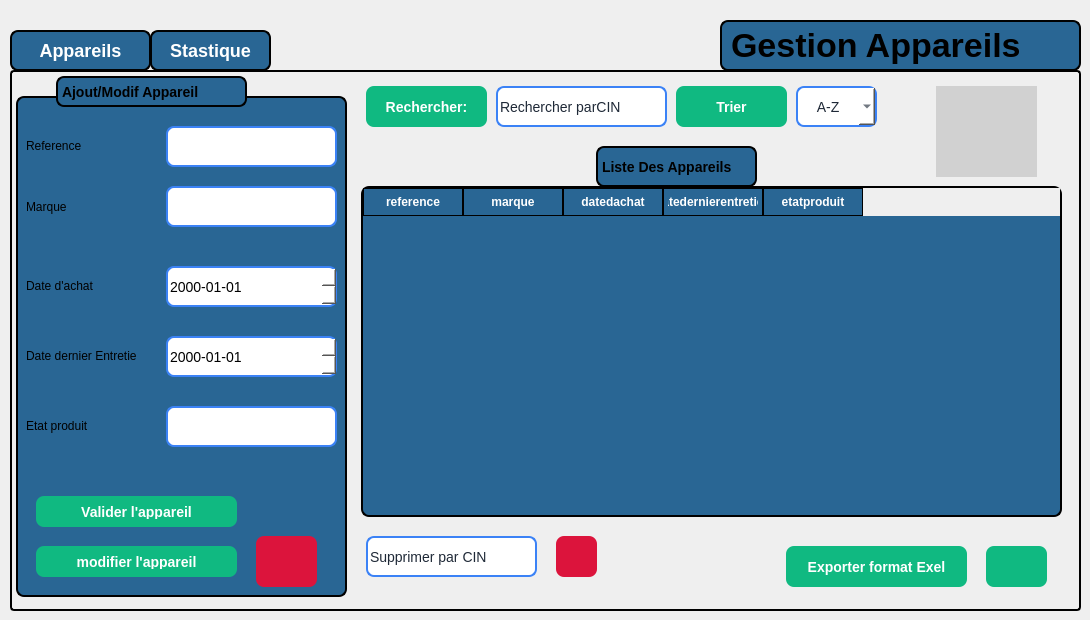
    <widget class="QWidget" name="fournisseur">
     <widget class="QPushButton" name="btnpage1four">
      <property name="geometry">
       <rect>
        <x>10</x>
        <y>30</y>
        <width>141</width>
        <height>41</height>
       </rect>
      </property>
      <property name="styleSheet">
       <string notr="true">QPushButton {
    border: 2px solid black;
    border-radius: 8px;
    font-weight: bold;
    font-size: 18px;              /* texte plus grand */
    background-color: rgb(41, 102, 148); /* bleu normal */
    color: white;
    padding: 8px 16px;
}

/* Quand la souris passe dessus */
QPushButton:hover {
    background-color: rgb(61, 122, 168); /* bleu plus clair */
}

/* Quand on clique dessus */
QPushButton:pressed {
    background-color: rgb(81, 142, 188); /* encore plus clair */
}

/* Bouton actif (par ex. quand on est sur la page 1) */
QPushButton[active=&quot;true&quot;] {
    background-color: #10b981;  /* vert quand actif */
    color: white;
}</string>
      </property>
      <property name="text">
       <string>Appareils</string>
      </property>
     </widget>
     <widget class="QStackedWidget" name="stackedWidgetfour">
      <property name="geometry">
       <rect>
        <x>10</x>
        <y>70</y>
        <width>1071</width>
        <height>541</height>
       </rect>
      </property>
      <property name="styleSheet">
       <string notr="true">QStackedWidget {
  border: 2px solid black;
  border-radius: 4px;
  padding: 4px;
}</string>
      </property>
      <widget class="QWidget" name="page_14">
       <widget class="QLabel" name="label_78">
        <property name="geometry">
         <rect>
          <x>0</x>
          <y>20</y>
          <width>331</width>
          <height>501</height>
         </rect>
        </property>
        <property name="styleSheet">
         <string notr="true">QLabel{
 border: 2px solid black;   /* blue border */
    border-radius: 8px;
 font-weight: bold;
    font-size: 14px;
background-color: rgb(41, 102, 148);}</string>
        </property>
        <property name="text">
         <string/>
        </property>
       </widget>
       <widget class="QLabel" name="label_79">
        <property name="geometry">
         <rect>
          <x>40</x>
          <y>0</y>
          <width>191</width>
          <height>31</height>
         </rect>
        </property>
        <property name="styleSheet">
         <string notr="true">QLabel{
 border: 2px solid black;   /* blue border */
    border-radius: 8px;
 font-weight: bold;
    font-size: 14px;
background-color: rgb(41, 102, 148);}</string>
        </property>
        <property name="text">
         <string>Ajout/Modif Appareil</string>
        </property>
       </widget>
       <widget class="QLineEdit" name="lineEdit_28">
        <property name="geometry">
         <rect>
          <x>150</x>
          <y>50</y>
          <width>171</width>
          <height>41</height>
         </rect>
        </property>
        <property name="styleSheet">
         <string notr="true">QLineEdit {
    /* dark background */
	background-color: rgb(255, 255, 255);
    color: #1f2937;              /* typed text color */
    border: 2px solid #3b82f6;   /* blue border */
    border-radius: 8px;

    font-size: 14px;
}

QLineEdit::placeholder {
    color: white;                /* placeholder text color */
}
</string>
        </property>
       </widget>
       <widget class="QLineEdit" name="lineEdit_29">
        <property name="geometry">
         <rect>
          <x>150</x>
          <y>110</y>
          <width>171</width>
          <height>41</height>
         </rect>
        </property>
        <property name="styleSheet">
         <string notr="true">QLineEdit {
    /* dark background */
	background-color: rgb(255, 255, 255);
    color: #1f2937;              /* typed text color */
    border: 2px solid #3b82f6;   /* blue border */
    border-radius: 8px;

    font-size: 14px;
}

QLineEdit::placeholder {
    color: white;                /* placeholder text color */
}
</string>
        </property>
       </widget>
       <widget class="QLineEdit" name="lineEdit_32">
        <property name="geometry">
         <rect>
          <x>150</x>
          <y>330</y>
          <width>171</width>
          <height>41</height>
         </rect>
        </property>
        <property name="styleSheet">
         <string notr="true">QLineEdit {
    /* dark background */
	background-color: rgb(255, 255, 255);
    color: #1f2937;              /* typed text color */
    border: 2px solid #3b82f6;   /* blue border */
    border-radius: 8px;

    font-size: 14px;
}

QLineEdit::placeholder {
    color: white;                /* placeholder text color */
}
</string>
        </property>
       </widget>
       <widget class="QTableWidget" name="tableWidgetfour">
        <property name="geometry">
         <rect>
          <x>345</x>
          <y>110</y>
          <width>701</width>
          <height>331</height>
         </rect>
        </property>
        <property name="styleSheet">
         <string notr="true">QTableWidget {
    background-color: rgb(41, 102, 148);   /* blue background */
    border: 2px solid black;
    border-radius: 8px;
    font-weight: bold;
    font-size: 14px;
    gridline-color: black;                 /* cell grid lines */
    color: white;                          
    selection-background-color: #10b981;
    selection-color: white;
    outline: 0;
}

QTableWidget::item {
    border: 1px solid black;               /* give each cell a border */
    padding: 4px;
}

QHeaderView::section {
    background-color: rgb(41, 102, 148);
    color: white;
    border: 1px solid black;              /* column header border */
    padding: 4px;
    font-weight: bold;
}</string>
        </property>
        <column>
         <property name="text">
          <string>reference</string>
         </property>
        </column>
        <column>
         <property name="text">
          <string>marque</string>
         </property>
        </column>
        <column>
         <property name="text">
          <string>datedachat</string>
         </property>
        </column>
        <column>
         <property name="text">
          <string>datedernierentretien</string>
         </property>
        </column>
        <column>
         <property name="text">
          <string>etatproduit</string>
         </property>
        </column>
       </widget>
       <widget class="QComboBox" name="comboBox_9">
        <property name="geometry">
         <rect>
          <x>780</x>
          <y>10</y>
          <width>81</width>
          <height>41</height>
         </rect>
        </property>
        <property name="styleSheet">
         <string notr="true">QComboBox {
    background-color: rgb(255, 255, 255);   /* white background */
    color: #1f2937;                         /* selected text color */
    border: 2px solid #3b82f6;              /* blue border */
    border-radius: 8px;
    font-size: 14px;
    padding: 4px 8px;
}

/* Dropdown list styling */
QComboBox QAbstractItemView {
    background-color: rgb(255, 255, 255);
    color: #1f2937;
    selection-background-color: #3b82f6;
    selection-color: white;
}

/* Make the arrow black */
QComboBox::down-arrow {
    width: 12px;
    height: 12px;
    image: none; 
                      /* remove default image */
	background-color: rgb(0, 170, 255);
    border-left: 6px solid transparent;
    border-right: 6px solid transparent;
    border-top: 6px solid black;       /* black arrow */
}</string>
        </property>
        <item>
         <property name="text">
          <string>   A-Z</string>
         </property>
        </item>
       </widget>
       <widget class="QLabel" name="label_80">
        <property name="geometry">
         <rect>
          <x>580</x>
          <y>70</y>
          <width>161</width>
          <height>41</height>
         </rect>
        </property>
        <property name="styleSheet">
         <string notr="true">QLabel{
 border: 2px solid black;   /* blue border */
    border-radius: 8px;
 font-weight: bold;
    font-size: 14px;
background-color: rgb(41, 102, 148);}</string>
        </property>
        <property name="text">
         <string>Liste Des Appareils</string>
        </property>
       </widget>
       <widget class="QPushButton" name="pushButton_25">
        <property name="geometry">
         <rect>
          <x>660</x>
          <y>10</y>
          <width>111</width>
          <height>41</height>
         </rect>
        </property>
        <property name="styleSheet">
         <string notr="true">QPushButton {
    background-color: #10b981;   /* normal state */
    color: white;
    border: none;
    border-radius: 8px;
    padding: 8px 20px;
    font-size: 14px;
    font-weight: bold;
}

QPushButton:hover {
    background-color: #059669;   /* darker on hover */
}</string>
        </property>
        <property name="text">
         <string>Trier</string>
        </property>
       </widget>
       <widget class="QLineEdit" name="lineEdit_34">
        <property name="geometry">
         <rect>
          <x>480</x>
          <y>10</y>
          <width>171</width>
          <height>41</height>
         </rect>
        </property>
        <property name="styleSheet">
         <string notr="true">QLineEdit {
    /* dark background */
	background-color: rgb(255, 255, 255);
    color: #1f2937;              /* typed text color */
    border: 2px solid #3b82f6;   /* blue border */
    border-radius: 8px;

    font-size: 14px;
}

QLineEdit::placeholder {
    color: white;                /* placeholder text color */
}
</string>
        </property>
        <property name="text">
         <string>Rechercher parCIN</string>
        </property>
       </widget>
       <widget class="QPushButton" name="pushButton_26">
        <property name="geometry">
         <rect>
          <x>350</x>
          <y>10</y>
          <width>121</width>
          <height>41</height>
         </rect>
        </property>
        <property name="styleSheet">
         <string notr="true">QPushButton {
    background-color: #10b981;   /* normal state */
    color: white;
    border: none;
    border-radius: 8px;
    padding: 8px 20px;
    font-size: 14px;
    font-weight: bold;
}

QPushButton:hover {
    background-color: #059669;   /* darker on hover */
}</string>
        </property>
        <property name="text">
         <string>Rechercher:</string>
        </property>
       </widget>
       <widget class="QPushButton" name="pushButton_27">
        <property name="geometry">
         <rect>
          <x>770</x>
          <y>470</y>
          <width>181</width>
          <height>41</height>
         </rect>
        </property>
        <property name="styleSheet">
         <string notr="true">QPushButton {
    background-color: #10b981;   /* normal state */
    color: white;
    border: none;
    border-radius: 8px;
    padding: 8px 20px;
    font-size: 14px;
    font-weight: bold;
}

QPushButton:hover {
    background-color: #059669;   /* darker on hover */
}</string>
        </property>
        <property name="text">
         <string>Exporter format Exel</string>
        </property>
       </widget>
       <widget class="QPushButton" name="pushButton_28">
        <property name="geometry">
         <rect>
          <x>970</x>
          <y>470</y>
          <width>61</width>
          <height>41</height>
         </rect>
        </property>
        <property name="styleSheet">
         <string notr="true">QPushButton {
    background-color: #10b981;   /* normal state */
    color: white;
    border: none;
    border-radius: 8px;
    padding: 8px 20px;
    font-size: 14px;
    font-weight: bold;
}

QPushButton:hover {
    background-color: #059669;   /* darker on hover */
}</string>
        </property>
        <property name="text">
         <string/>
        </property>
        <property name="icon">
         <iconset theme="QIcon::ThemeIcon::GoDown"/>
        </property>
       </widget>
       <widget class="QLineEdit" name="lineEdit_35">
        <property name="geometry">
         <rect>
          <x>350</x>
          <y>460</y>
          <width>171</width>
          <height>41</height>
         </rect>
        </property>
        <property name="styleSheet">
         <string notr="true">QLineEdit {
    /* dark background */
	background-color: rgb(255, 255, 255);
    color: #1f2937;              /* typed text color */
    border: 2px solid #3b82f6;   /* blue border */
    border-radius: 8px;

    font-size: 14px;
}

QLineEdit::placeholder {
    color: white;                /* placeholder text color */
}
</string>
        </property>
        <property name="text">
         <string>Supprimer par CIN</string>
        </property>
       </widget>
       <widget class="QPushButton" name="pushButton_29">
        <property name="geometry">
         <rect>
          <x>540</x>
          <y>460</y>
          <width>41</width>
          <height>41</height>
         </rect>
        </property>
        <property name="styleSheet">
         <string notr="true">QPushButton {

	background-color: rgb(220, 20, 60);
	
    color: white;
    border: none;
    border-radius: 8px;
    padding: 8px 20px;
    font-size: 14px;
    font-weight: bold;
}

QPushButton:hover {
      /* darker on hover */
	background-color: rgb(140, 0, 0);
}</string>
        </property>
        <property name="text">
         <string/>
        </property>
        <property name="icon">
         <iconset theme="QIcon::ThemeIcon::EditDelete"/>
        </property>
       </widget>
       <widget class="QPushButton" name="pushButton_30">
        <property name="geometry">
         <rect>
          <x>20</x>
          <y>420</y>
          <width>201</width>
          <height>31</height>
         </rect>
        </property>
        <property name="styleSheet">
         <string notr="true">QPushButton {
    background-color: #10b981;   /* normal state */
    color: white;
    border: none;
    border-radius: 8px;
    padding: 8px 20px;
    font-size: 14px;
    font-weight: bold;
}

QPushButton:hover {
    background-color: #059669;   /* darker on hover */
}</string>
        </property>
        <property name="text">
         <string>Valider l'appareil</string>
        </property>
       </widget>
       <widget class="QLabel" name="label_81">
        <property name="geometry">
         <rect>
          <x>10</x>
          <y>60</y>
          <width>91</width>
          <height>20</height>
         </rect>
        </property>
        <property name="styleSheet">
         <string notr="true">background-color: rgb(41, 102, 148);</string>
        </property>
        <property name="text">
         <string>Reference</string>
        </property>
       </widget>
       <widget class="QLabel" name="label_82">
        <property name="geometry">
         <rect>
          <x>10</x>
          <y>110</y>
          <width>91</width>
          <height>41</height>
         </rect>
        </property>
        <property name="styleSheet">
         <string notr="true">background-color: rgb(41, 102, 148);</string>
        </property>
        <property name="text">
         <string>Marque</string>
        </property>
       </widget>
       <widget class="QLabel" name="label_83">
        <property name="geometry">
         <rect>
          <x>10</x>
          <y>200</y>
          <width>121</width>
          <height>20</height>
         </rect>
        </property>
        <property name="styleSheet">
         <string notr="true">background-color: rgb(41, 102, 148);</string>
        </property>
        <property name="text">
         <string>Date d'achat</string>
        </property>
       </widget>
       <widget class="QLabel" name="label_84">
        <property name="geometry">
         <rect>
          <x>10</x>
          <y>340</y>
          <width>101</width>
          <height>20</height>
         </rect>
        </property>
        <property name="styleSheet">
         <string notr="true">background-color: rgb(41, 102, 148);</string>
        </property>
        <property name="text">
         <string>Etat produit</string>
        </property>
       </widget>
       <widget class="QLabel" name="label_85">
        <property name="geometry">
         <rect>
          <x>10</x>
          <y>270</y>
          <width>111</width>
          <height>20</height>
         </rect>
        </property>
        <property name="styleSheet">
         <string notr="true">background-color: rgb(41, 102, 148);</string>
        </property>
        <property name="text">
         <string>Date dernier Entretien</string>
        </property>
       </widget>
       <widget class="QLabel" name="image_8">
        <property name="geometry">
         <rect>
          <x>920</x>
          <y>10</y>
          <width>101</width>
          <height>91</height>
         </rect>
        </property>
        <property name="styleSheet">
         <string notr="true">background-color: rgb(209, 209, 209);
   </string>
        </property>
        <property name="text">
         <string/>
        </property>
        <property name="pixmap">
         <pixmap>../Projet/images/photo.png</pixmap>
        </property>
       </widget>
       <widget class="QPushButton" name="annulerajout_5">
        <property name="geometry">
         <rect>
          <x>240</x>
          <y>460</y>
          <width>61</width>
          <height>51</height>
         </rect>
        </property>
        <property name="styleSheet">
         <string notr="true">QPushButton {

	background-color: rgb(220, 20, 60);
	
    color: white;
    border: none;
    border-radius: 8px;
    padding: 8px 20px;
    font-size: 14px;
    font-weight: bold;
}

QPushButton:hover {
      /* darker on hover */
	background-color: rgb(140, 0, 0);
}
</string>
        </property>
        <property name="text">
         <string/>
        </property>
        <property name="icon">
         <iconset theme="QIcon::ThemeIcon::EditClear"/>
        </property>
       </widget>
       <widget class="QPushButton" name="pushButton_37">
        <property name="geometry">
         <rect>
          <x>20</x>
          <y>470</y>
          <width>201</width>
          <height>31</height>
         </rect>
        </property>
        <property name="styleSheet">
         <string notr="true">QPushButton {
    background-color: #10b981;   /* normal state */
    color: white;
    border: none;
    border-radius: 8px;
    padding: 8px 20px;
    font-size: 14px;
    font-weight: bold;
}

QPushButton:hover {
    background-color: #059669;   /* darker on hover */
}</string>
        </property>
        <property name="text">
         <string>modifier l'appareil</string>
        </property>
       </widget>
       <widget class="QDateEdit" name="dateEdit_5">
        <property name="geometry">
         <rect>
          <x>150</x>
          <y>190</y>
          <width>171</width>
          <height>41</height>
         </rect>
        </property>
        <property name="styleSheet">
         <string notr="true">QDateEdit {
    background-color: rgb(255, 255, 255);   /* white background */
    color: rgb(0, 0, 0);                   /* black text */
    border: 2px solid #3b82f6;             /* blue border */
    border-radius: 8px;
    font-size: 14px;
}

/* Calendar popup text color */
QDateEdit QAbstractItemView {
    color: black; 
    background-color: white;
}
</string>
        </property>
        <property name="displayFormat">
         <string>yyyy-MM-dd</string>
        </property>
       </widget>
       <widget class="QDateEdit" name="dateEdit_6">
        <property name="geometry">
         <rect>
          <x>150</x>
          <y>260</y>
          <width>171</width>
          <height>41</height>
         </rect>
        </property>
        <property name="styleSheet">
         <string notr="true">QDateEdit {
    background-color: rgb(255, 255, 255);   /* white background */
    color: rgb(0, 0, 0);                   /* black text */
    border: 2px solid #3b82f6;             /* blue border */
    border-radius: 8px;
    font-size: 14px;
}

/* Calendar popup text color */
QDateEdit QAbstractItemView {
    color: black; 
    background-color: white;
}
</string>
        </property>
        <property name="currentSection">
         <enum>QDateTimeEdit::Section::YearSection</enum>
        </property>
        <property name="displayFormat">
         <string>yyyy-MM-dd</string>
        </property>
       </widget>
      </widget>
      <widget class="QWidget" name="page_15"/>
     </widget>
     <widget class="QPushButton" name="btnpage2four">
      <property name="geometry">
       <rect>
        <x>150</x>
        <y>30</y>
        <width>121</width>
        <height>41</height>
       </rect>
      </property>
      <property name="styleSheet">
       <string notr="true">QPushButton {
    border: 2px solid black;
    border-radius: 8px;
    font-weight: bold;
    font-size: 18px;              /* texte plus grand */
    background-color: rgb(41, 102, 148); /* bleu normal */
    color: white;
    padding: 8px 16px;
}

/* Quand la souris passe dessus */
QPushButton:hover {
    background-color: rgb(61, 122, 168); /* bleu plus clair */
}

/* Quand on clique dessus */
QPushButton:pressed {
    background-color: rgb(81, 142, 188); /* encore plus clair */
}

/* Bouton actif (par ex. quand on est sur la page 1) */
QPushButton[active=&quot;true&quot;] {
    background-color: #10b981;  /* vert quand actif */
    color: white;
}</string>
      </property>
      <property name="text">
       <string>Stastique</string>
      </property>
     </widget>
     <widget class="QLabel" name="label_90">
      <property name="geometry">
       <rect>
        <x>720</x>
        <y>20</y>
        <width>361</width>
        <height>51</height>
       </rect>
      </property>
      <property name="styleSheet">
       <string notr="true">QLabel{
 border: 2px solid black;   /* blue border */
    border-radius: 8px;
 font-weight: bold;
    font-size: 34px;
background-color: rgb(41, 102, 148);}
</string>
      </property>
      <property name="text">
       <string>Gestion Appareils</string>
      </property>
     </widget>
    </widget>
